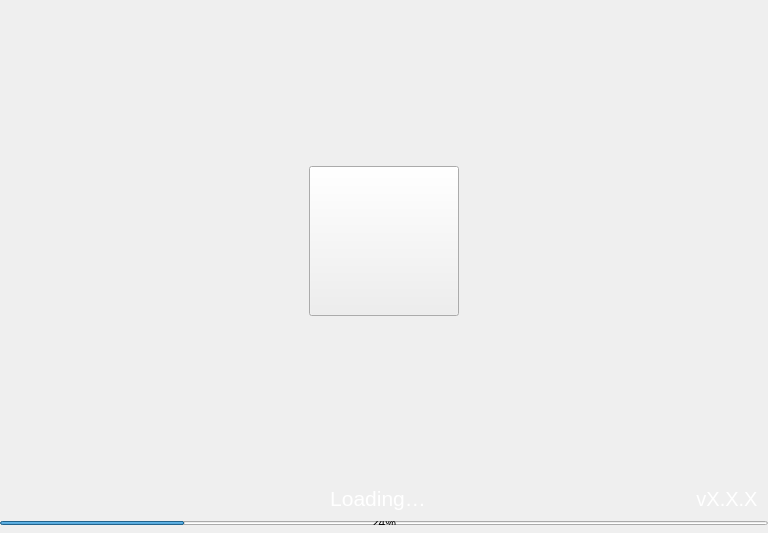
<?xml version="1.0" encoding="UTF-8"?>
<ui version="4.0">
 <class>Splash</class>
 <widget class="QWidget" name="Splash">
  <property name="geometry">
   <rect>
    <x>0</x>
    <y>0</y>
    <width>768</width>
    <height>533</height>
   </rect>
  </property>
  <property name="minimumSize">
   <size>
    <width>768</width>
    <height>533</height>
   </size>
  </property>
  <property name="maximumSize">
   <size>
    <width>16777215</width>
    <height>700</height>
   </size>
  </property>
  <property name="windowTitle">
   <string>Form</string>
  </property>
  <layout class="QVBoxLayout" name="verticalLayout_2">
   <property name="spacing">
    <number>0</number>
   </property>
   <property name="leftMargin">
    <number>0</number>
   </property>
   <property name="topMargin">
    <number>0</number>
   </property>
   <property name="rightMargin">
    <number>0</number>
   </property>
   <property name="bottomMargin">
    <number>0</number>
   </property>
   <item>
    <widget class="QFrame" name="frame">
     <property name="minimumSize">
      <size>
       <width>750</width>
       <height>520</height>
      </size>
     </property>
     <property name="styleSheet">
      <string notr="true"/>
     </property>
     <property name="frameShape">
      <enum>QFrame::NoFrame</enum>
     </property>
     <property name="frameShadow">
      <enum>QFrame::Plain</enum>
     </property>
     <layout class="QVBoxLayout" name="verticalLayout">
      <property name="spacing">
       <number>0</number>
      </property>
      <property name="leftMargin">
       <number>0</number>
      </property>
      <property name="topMargin">
       <number>0</number>
      </property>
      <property name="rightMargin">
       <number>0</number>
      </property>
      <property name="bottomMargin">
       <number>0</number>
      </property>
      <item>
       <spacer name="verticalSpacer_2">
        <property name="orientation">
         <enum>Qt::Vertical</enum>
        </property>
        <property name="sizeHint" stdset="0">
         <size>
          <width>20</width>
          <height>40</height>
         </size>
        </property>
       </spacer>
      </item>
      <item alignment="Qt::AlignHCenter">
       <widget class="QToolButton" name="imgLogo">
        <property name="minimumSize">
         <size>
          <width>150</width>
          <height>150</height>
         </size>
        </property>
        <property name="maximumSize">
         <size>
          <width>150</width>
          <height>150</height>
         </size>
        </property>
        <property name="text">
         <string/>
        </property>
       </widget>
      </item>
      <item>
       <spacer name="verticalSpacer">
        <property name="orientation">
         <enum>Qt::Vertical</enum>
        </property>
        <property name="sizeHint" stdset="0">
         <size>
          <width>20</width>
          <height>40</height>
         </size>
        </property>
       </spacer>
      </item>
      <item>
       <widget class="QWidget" name="horizontalWidget" native="true">
        <property name="minimumSize">
         <size>
          <width>0</width>
          <height>30</height>
         </size>
        </property>
        <layout class="QHBoxLayout" name="horizontalLayout_2">
         <property name="spacing">
          <number>0</number>
         </property>
         <property name="leftMargin">
          <number>10</number>
         </property>
         <property name="topMargin">
          <number>0</number>
         </property>
         <property name="rightMargin">
          <number>10</number>
         </property>
         <property name="bottomMargin">
          <number>0</number>
         </property>
         <item>
          <widget class="QLabel" name="lblMessage">
           <property name="sizePolicy">
            <sizepolicy hsizetype="Expanding" vsizetype="Preferred">
             <horstretch>0</horstretch>
             <verstretch>0</verstretch>
            </sizepolicy>
           </property>
           <property name="minimumSize">
            <size>
             <width>0</width>
             <height>30</height>
            </size>
           </property>
           <property name="font">
            <font>
             <pointsize>16</pointsize>
            </font>
           </property>
           <property name="styleSheet">
            <string notr="true">color:white; padding-left:50px;</string>
           </property>
           <property name="text">
            <string>Loading…</string>
           </property>
           <property name="alignment">
            <set>Qt::AlignHCenter|Qt::AlignTop</set>
           </property>
          </widget>
         </item>
         <item alignment="Qt::AlignVCenter">
          <widget class="QLabel" name="lblVersion">
           <property name="minimumSize">
            <size>
             <width>0</width>
             <height>30</height>
            </size>
           </property>
           <property name="font">
            <font>
             <pointsize>15</pointsize>
            </font>
           </property>
           <property name="styleSheet">
            <string notr="true">color:white; padding-top:1px;</string>
           </property>
           <property name="text">
            <string notr="true">vX.X.X</string>
           </property>
           <property name="alignment">
            <set>Qt::AlignHCenter|Qt::AlignTop</set>
           </property>
          </widget>
         </item>
        </layout>
       </widget>
      </item>
      <item>
       <widget class="QWidget" name="layoutProgress" native="true">
        <property name="minimumSize">
         <size>
          <width>0</width>
          <height>8</height>
         </size>
        </property>
        <property name="maximumSize">
         <size>
          <width>16777215</width>
          <height>8</height>
         </size>
        </property>
        <layout class="QHBoxLayout" name="horizontalLayout">
         <property name="spacing">
          <number>0</number>
         </property>
         <property name="leftMargin">
          <number>0</number>
         </property>
         <property name="topMargin">
          <number>4</number>
         </property>
         <property name="rightMargin">
          <number>0</number>
         </property>
         <property name="bottomMargin">
          <number>0</number>
         </property>
         <item>
          <widget class="QProgressBar" name="progressBar">
           <property name="value">
            <number>24</number>
           </property>
          </widget>
         </item>
        </layout>
       </widget>
      </item>
      <item>
       <spacer name="verticalSpacer_3">
        <property name="orientation">
         <enum>Qt::Vertical</enum>
        </property>
        <property name="sizeType">
         <enum>QSizePolicy::Fixed</enum>
        </property>
        <property name="sizeHint" stdset="0">
         <size>
          <width>20</width>
          <height>8</height>
         </size>
        </property>
       </spacer>
      </item>
     </layout>
    </widget>
   </item>
  </layout>
 </widget>
 <resources/>
 <connections/>
</ui>
